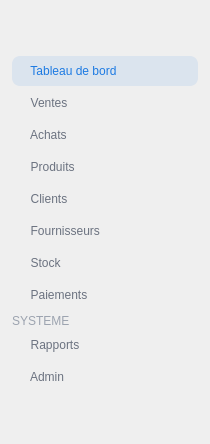
       <widget class="QFrame" name="sidebarFrame">
        <property name="sizePolicy">
         <sizepolicy hsizetype="Fixed" vsizetype="Expanding">
          <horstretch>0</horstretch>
          <verstretch>0</verstretch>
         </sizepolicy>
        </property>
        <property name="minimumSize">
         <size>
          <width>210</width>
          <height>0</height>
         </size>
        </property>
        <property name="maximumSize">
         <size>
          <width>210</width>
          <height>16777215</height>
         </size>
        </property>
        <property name="styleSheet">
         <string notr="true">QFrame#sidebarFrame { background-color: #ffffff; border: none; border-right: 1px solid #e5e7eb; border-radius: 0px; }</string>
        </property>
        <layout class="QVBoxLayout" name="sidebarLayout">
         <property name="spacing">
          <number>2</number>
         </property>
         <property name="leftMargin">
          <number>12</number>
         </property>
         <property name="topMargin">
          <number>0</number>
         </property>
         <property name="rightMargin">
          <number>12</number>
         </property>
         <property name="bottomMargin">
          <number>12</number>
         </property>
         <item>
          <widget class="QFrame" name="logoFrame">
           <property name="styleSheet">
            <string notr="true">QFrame#logoFrame { background-color: transparent; border: none; }</string>
           </property>
           <layout class="QHBoxLayout" name="logoLayout">
            <property name="leftMargin">
             <number>8</number>
            </property>
            <property name="rightMargin">
             <number>8</number>
            </property>
            <item alignment="Qt::AlignHCenter|Qt::AlignVCenter">
             <widget class="QLabel" name="logoIconLabel">
              <property name="minimumSize">
               <size>
                <width>36</width>
                <height>36</height>
               </size>
              </property>
              <property name="maximumSize">
               <size>
                <width>36</width>
                <height>36</height>
               </size>
              </property>
              <property name="styleSheet">
               <string notr="true">QLabel { background-color: transparent; }</string>
              </property>
              <property name="pixmap">
               <pixmap>../../assets/global/erp_logo.png</pixmap>
              </property>
              <property name="scaledContents">
               <bool>true</bool>
              </property>
             </widget>
            </item>
            <item alignment="Qt::AlignHCenter|Qt::AlignVCenter">
             <widget class="QLabel" name="logoLabel">
              <property name="styleSheet">
               <string notr="true">QLabel#logoLabel { color: #1d7ae2; font: 700 18pt &quot;Inter&quot;; background-color: transparent; }</string>
              </property>
              <property name="text">
               <string/>
              </property>
             </widget>
            </item>
           </layout>
          </widget>
         </item>
         <item>
          <widget class="QPushButton" name="btn_dashboard">
           <property name="cursor">
            <cursorShape>PointingHandCursor</cursorShape>
           </property>
           <property name="styleSheet">
            <string notr="true">QPushButton#btn_dashboard { background-color: rgba(29,122,226,0.1); color: #1d7ae2; border: none; border-radius: 8px; text-align: left; padding: 8px 12px; font: 500 10pt &quot;Inter&quot;; }</string>
           </property>
           <property name="text">
            <string>  Tableau de bord</string>
           </property>
           <property name="icon">
            <iconset>
             <normaloff>../../assets/global/nav_dashboard.svg</normaloff>../../assets/global/nav_dashboard.svg</iconset>
           </property>
           <property name="iconSize">
            <size>
             <width>20</width>
             <height>20</height>
            </size>
           </property>
          </widget>
         </item>
         <item>
          <widget class="QPushButton" name="btn_ventes">
           <property name="cursor">
            <cursorShape>PointingHandCursor</cursorShape>
           </property>
           <property name="styleSheet">
            <string notr="true">QPushButton#btn_ventes { background-color: transparent; color: #6b7280; border: none; border-radius: 8px; text-align: left; padding: 8px 12px; font: 500 10pt &quot;Inter&quot;; }
QPushButton#btn_ventes:hover { background-color: #f3f4f6; color: #111827; }</string>
           </property>
           <property name="text">
            <string>  Ventes</string>
           </property>
           <property name="icon">
            <iconset>
             <normaloff>../../assets/global/nav_ventes.svg</normaloff>../../assets/global/nav_ventes.svg</iconset>
           </property>
           <property name="iconSize">
            <size>
             <width>20</width>
             <height>20</height>
            </size>
           </property>
          </widget>
         </item>
         <item>
          <widget class="QPushButton" name="btn_achats">
           <property name="cursor">
            <cursorShape>PointingHandCursor</cursorShape>
           </property>
           <property name="styleSheet">
            <string notr="true">QPushButton#btn_achats { background-color: transparent; color: #6b7280; border: none; border-radius: 8px; text-align: left; padding: 8px 12px; font: 500 10pt &quot;Inter&quot;; }
QPushButton#btn_achats:hover { background-color: #f3f4f6; color: #111827; }</string>
           </property>
           <property name="text">
            <string>  Achats</string>
           </property>
           <property name="icon">
            <iconset>
             <normaloff>../../assets/global/nav_achats.svg</normaloff>../../assets/global/nav_achats.svg</iconset>
           </property>
           <property name="iconSize">
            <size>
             <width>20</width>
             <height>20</height>
            </size>
           </property>
          </widget>
         </item>
         <item>
          <widget class="QPushButton" name="btn_produits">
           <property name="cursor">
            <cursorShape>PointingHandCursor</cursorShape>
           </property>
           <property name="styleSheet">
            <string notr="true">QPushButton#btn_produits { background-color: transparent; color: #6b7280; border: none; border-radius: 8px; text-align: left; padding: 8px 12px; font: 500 10pt &quot;Inter&quot;; }
QPushButton#btn_produits:hover { background-color: #f3f4f6; color: #111827; }</string>
           </property>
           <property name="text">
            <string>  Produits</string>
           </property>
           <property name="icon">
            <iconset>
             <normaloff>../../assets/global/nav_produits.svg</normaloff>../../assets/global/nav_produits.svg</iconset>
           </property>
           <property name="iconSize">
            <size>
             <width>20</width>
             <height>20</height>
            </size>
           </property>
          </widget>
         </item>
         <item>
          <widget class="QPushButton" name="btn_clients">
           <property name="cursor">
            <cursorShape>PointingHandCursor</cursorShape>
           </property>
           <property name="styleSheet">
            <string notr="true">QPushButton#btn_clients { background-color: transparent; color: #6b7280; border: none; border-radius: 8px; text-align: left; padding: 8px 12px; font: 500 10pt &quot;Inter&quot;; }
QPushButton#btn_clients:hover { background-color: #f3f4f6; color: #111827; }</string>
           </property>
           <property name="text">
            <string>  Clients</string>
           </property>
           <property name="icon">
            <iconset>
             <normaloff>../../assets/global/nav_clients.svg</normaloff>../../assets/global/nav_clients.svg</iconset>
           </property>
           <property name="iconSize">
            <size>
             <width>20</width>
             <height>20</height>
            </size>
           </property>
          </widget>
         </item>
         <item>
          <widget class="QPushButton" name="btn_fournisseurs">
           <property name="cursor">
            <cursorShape>PointingHandCursor</cursorShape>
           </property>
           <property name="styleSheet">
            <string notr="true">QPushButton#btn_fournisseurs { background-color: transparent; color: #6b7280; border: none; border-radius: 8px; text-align: left; padding: 8px 12px; font: 500 10pt &quot;Inter&quot;; }
QPushButton#btn_fournisseurs:hover { background-color: #f3f4f6; color: #111827; }</string>
           </property>
           <property name="text">
            <string>  Fournisseurs</string>
           </property>
           <property name="icon">
            <iconset>
             <normaloff>../../assets/global/nav_fournisseurs.svg</normaloff>../../assets/global/nav_fournisseurs.svg</iconset>
           </property>
           <property name="iconSize">
            <size>
             <width>20</width>
             <height>20</height>
            </size>
           </property>
          </widget>
         </item>
         <item>
          <widget class="QPushButton" name="btn_stock">
           <property name="cursor">
            <cursorShape>PointingHandCursor</cursorShape>
           </property>
           <property name="styleSheet">
            <string notr="true">QPushButton#btn_stock { background-color: transparent; color: #6b7280; border: none; border-radius: 8px; text-align: left; padding: 8px 12px; font: 500 10pt &quot;Inter&quot;; }
QPushButton#btn_stock:hover { background-color: #f3f4f6; color: #111827; }</string>
           </property>
           <property name="text">
            <string>  Stock</string>
           </property>
           <property name="icon">
            <iconset>
             <normaloff>../../assets/global/nav_stock.svg</normaloff>../../assets/global/nav_stock.svg</iconset>
           </property>
           <property name="iconSize">
            <size>
             <width>20</width>
             <height>20</height>
            </size>
           </property>
          </widget>
         </item>
         <item>
          <widget class="QPushButton" name="btn_paiements">
           <property name="cursor">
            <cursorShape>PointingHandCursor</cursorShape>
           </property>
           <property name="styleSheet">
            <string notr="true">QPushButton#btn_paiements { background-color: transparent; color: #6b7280; border: none; border-radius: 8px; text-align: left; padding: 8px 12px; font: 500 10pt &quot;Inter&quot;; }
QPushButton#btn_paiements:hover { background-color: #f3f4f6; color: #111827; }</string>
           </property>
           <property name="text">
            <string>  Paiements</string>
           </property>
           <property name="icon">
            <iconset>
             <normaloff>../../assets/global/nav_paiements.svg</normaloff>../../assets/global/nav_paiements.svg</iconset>
           </property>
           <property name="iconSize">
            <size>
             <width>20</width>
             <height>20</height>
            </size>
           </property>
          </widget>
         </item>
         <item>
          <widget class="QFrame" name="sidebarSeparator">
           <property name="maximumSize">
            <size>
             <width>16777210</width>
             <height>2</height>
            </size>
           </property>
           <property name="font">
            <font>
             <pointsize>5</pointsize>
            </font>
           </property>
           <property name="styleSheet">
            <string notr="true">QFrame { background-color: #e5e7eb; border: none; border-radius: 0px; }</string>
           </property>
          </widget>
         </item>
         <item>
          <widget class="QLabel" name="sysLabel">
           <property name="styleSheet">
            <string notr="true">QLabel#sysLabel { color: #9ca3af; font: 600 7pt &quot;Inter&quot;; background-color: transparent; }</string>
           </property>
           <property name="text">
            <string>SYSTEME</string>
           </property>
          </widget>
         </item>
         <item>
          <widget class="QPushButton" name="btn_rapports">
           <property name="cursor">
            <cursorShape>PointingHandCursor</cursorShape>
           </property>
           <property name="styleSheet">
            <string notr="true">QPushButton#btn_rapports { background-color: transparent; color: #6b7280; border: none; border-radius: 8px; text-align: left; padding: 8px 12px; font: 500 10pt &quot;Inter&quot;; }
QPushButton#btn_rapports:hover { background-color: #f3f4f6; color: #111827; }</string>
           </property>
           <property name="text">
            <string>  Rapports</string>
           </property>
           <property name="icon">
            <iconset>
             <normaloff>../../assets/global/nav_rapports.svg</normaloff>../../assets/global/nav_rapports.svg</iconset>
           </property>
           <property name="iconSize">
            <size>
             <width>18</width>
             <height>18</height>
            </size>
           </property>
          </widget>
         </item>
         <item>
          <widget class="QPushButton" name="btn_admin">
           <property name="cursor">
            <cursorShape>PointingHandCursor</cursorShape>
           </property>
           <property name="styleSheet">
            <string notr="true">QPushButton#btn_admin { background-color: transparent; color: #6b7280; border: none; border-radius: 8px; text-align: left; padding: 8px 12px; font: 500 10pt &quot;Inter&quot;; }
QPushButton#btn_admin:hover { background-color: #f3f4f6; color: #111827; }</string>
           </property>
           <property name="text">
            <string>  Admin</string>
           </property>
           <property name="icon">
            <iconset>
             <normaloff>../../assets/global/nav_admin.svg</normaloff>../../assets/global/nav_admin.svg</iconset>
           </property>
           <property name="iconSize">
            <size>
             <width>18</width>
             <height>18</height>
            </size>
           </property>
          </widget>
         </item>
         <item>
          <spacer name="sidebarSpacer">
           <property name="orientation">
            <enum>Qt::Vertical</enum>
           </property>
           <property name="sizeType">
            <enum>QSizePolicy::Expanding</enum>
           </property>
           <property name="sizeHint" stdset="0">
            <size>
             <width>20</width>
             <height>40</height>
            </size>
           </property>
          </spacer>
         </item>
        </layout>
       </widget>
